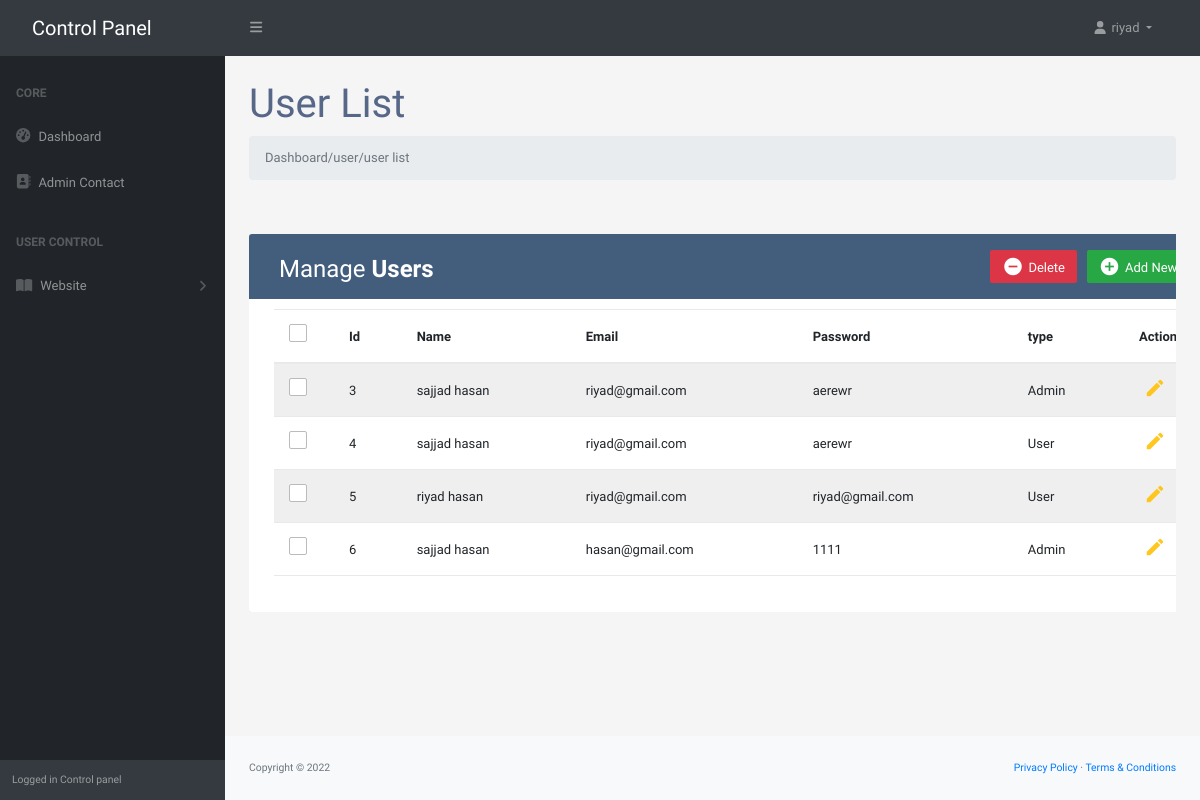
Page /dashboard/user/userList.php (signed in) on the committed database.
### tables this page shows
CREATE TABLE `user` (
  `id` int(11) NOT NULL,
  `fname` varchar(30) NOT NULL,
  `lname` varchar(30) NOT NULL,
  `email` varchar(30) NOT NULL,
  `password` varchar(55) NOT NULL,
  `pnumber` varchar(50) NOT NULL,
  `role` varchar(10) NOT NULL
);

### dashboard/user/userList.php (the view, shortened to what this page needs)
<?php
 include("../../conn.php");
  if (!isset($_SESSION["login"])) {
  header('Location: ../../auth');
}else {
$sql = "SELECT * FROM user";
$result = mysqli_query($conn, $sql);
if (mysqli_num_rows($result) > 0) {
 ?>
<!DOCTYPE html>
<html lang="en">
  <head>
    <link
      href="https://cdn.jsdelivr.net/npm/simple-datatables@latest/dist/style.css"
      rel="stylesheet"
    />
    <link href="../css/styles.css" rel="stylesheet" />
<link rel="stylesheet" href="https://stackpath.bootstrapcdn.com/bootstrap/4.5.0/css/bootstrap.min.css">
<link rel="stylesheet" href="https://maxcdn.bootstrapcdn.com/font-awesome/4.7.0/css/font-awesome.min.css">
  </head>
  <body class="sb-nav-fixed">
    <nav class="sb-topnav navbar navbar-expand navbar-dark bg-dark">
   <?php include("../component/nav.php") ?>
    </nav>
    <div id="layoutSidenav">
    <?php include("../component/slider.php") ?>
    <div id="layoutSidenav_content">
        <main>
          <div class="container-fluid px-4">
            <h1 class="mt-4">User List</h1>
            <ol class="breadcrumb mb-4">
              <li class="breadcrumb-item active">Dashboard/user/user list</li>
            </ol>
            <div class="row">
<div class="container-xl">
	<div class="table-responsive">
		<div class="table-wrapper">
			<div class="table-title">
				<div class="row">
					<div class="col-sm-6">
						<h2>Manage <b>Users</b></h2>
					</div>
					<div class="col-sm-6">
						<a href="#addEmployeeModal" class="btn btn-success" data-toggle="modal"><i class="material-icons">&#xE147;</i> <span>Add New User</span></a>
						<a href="#deleteEmployeeModal" class="btn btn-danger" data-toggle="modal"><i class="material-icons">&#xE15C;</i> <span>Delete</span></a>
					</div>
				</div>
			</div>
			<table class="table table-striped table-hover">
				<thead>
					<tr>
						<th>
							<span class="custom-checkbox">
								<label for="selectAll"></label>
							</span>
						</th>
            <th>Id </th>
						<th>Name</th>
						<th>Email</th>
						<th>Password</th>
						<th>type</th>
						<th>Actions</th>
					</tr>
				</thead>
				<tbody>
          <?php
            while($row = mysqli_fetch_assoc($result)) {
              ?>
    <tr>
						<td>
							<span class="custom-checkbox">
								<label for="checkbox1"></label>
							</span>
						</td>
						<td><?php echo $row['id'] ?></td>
						<td><?php echo  $row['fname'].' '.$row['lname'] ?></td>
						<td><?php echo $row['email'] ?></td>
						<td><?php echo $row['password'] ?></td>
						<td><?php  if ($row['role'] == 1) {
              echo "Admin";
            }else {
              echo 'User';
            } ?></td>
						<td>
							<a href="#editEmployeeModal" class="edit" data-toggle="modal"><i class="material-icons" data-toggle="tooltip" title="Edit">&#xE254;</i></a>
						</td>
					</tr>
 <?php
  }
}
}
?>
				</tbody>
			</table>
		</div>
	</div>
</div>
          </div>
        </main>
        <footer class="py-4 bg-light mt-auto">
          <div class="container-fluid px-4">
            <div
              class="d-flex align-items-center justify-content-between small"
            >
              <div class="text-muted">Copyright &copy; 2022</div>
              <div>
                <a href="#">Privacy Policy</a>
                &middot;
                <a href="#">Terms &amp; Conditions</a>
              </div>
            </div>
          </div>
        </footer>
      </div>
    </div>
  </body>
</html>

### dashboard/user/userList.php (style rules this page uses)
body { color: #566787; background: #f5f5f5; font-family: 'Varela Round', sans-serif; font-size: 13px; }
.table-responsive { margin: 30px 0; }
.table-wrapper { background: #fff; padding: 20px 25px; border-radius: 3px; min-width: 1000px; box-shadow: 0 1px 1px rgba(0,0,0,.05); }
.table-title { padding-bottom: 15px; background: #435d7d; color: #fff; padding: 16px 30px; min-width: 100%; margin: -20px -25px 10px; border-radius: 3px 3px 0 0; }
.table-title h2 { margin: 5px 0 0; font-size: 24px; }
.table-title .btn { color: #fff; float: right; font-size: 13px; border: none; min-width: 50px; border-radius: 2px; border: none; outline: none !important; margin-left: 10px; }
.table-title .btn i { float: left; font-size: 21px; margin-right: 5px; }
.table-title .btn span { float: left; margin-top: 2px; }
table.table tr th, table.table tr td { border-color: #e9e9e9; padding: 12px 15px; vertical-align: middle; }
table.table tr th:first-child { width: 60px; }
table.table tr th:last-child { width: 100px; }
table.table-striped tbody tr:nth-of-type(odd) { background-color: #fcfcfc; }
table.table td:last-child i { opacity: 0.9; font-size: 22px; margin: 0 5px; }
table.table td a { font-weight: bold; color: #566787; display: inline-block; text-decoration: none; outline: none !important; }
table.table td a.edit { color: #FFC107; }
table.table td i { font-size: 19px; }
.custom-checkbox { position: relative; }
.custom-checkbox label:before { width: 18px; height: 18px; }
.custom-checkbox label:before { content: ''; margin-right: 10px; display: inline-block; vertical-align: text-top; background: white; border: 1px solid #bbb; border-radius: 2px; box-sizing: border-box; z-index: 2; }

### rows in the picture
user: id "3", fname "sajjad", lname "hasan", email "riyad@gmail.com", password "aerewr", role "Admin"
user: id "4", fname "sajjad", lname "hasan", email "riyad@gmail.com", password "aerewr", role "User"
user: id "5", fname "riyad", lname "hasan", email "riyad@gmail.com", password "riyad@gmail.com", role "User"
user: id "6", fname "sajjad", lname "hasan", email "hasan@gmail.com", password "1111", role "Admin"

### other values in the picture
$_SESSION["fname"] "riyad"
